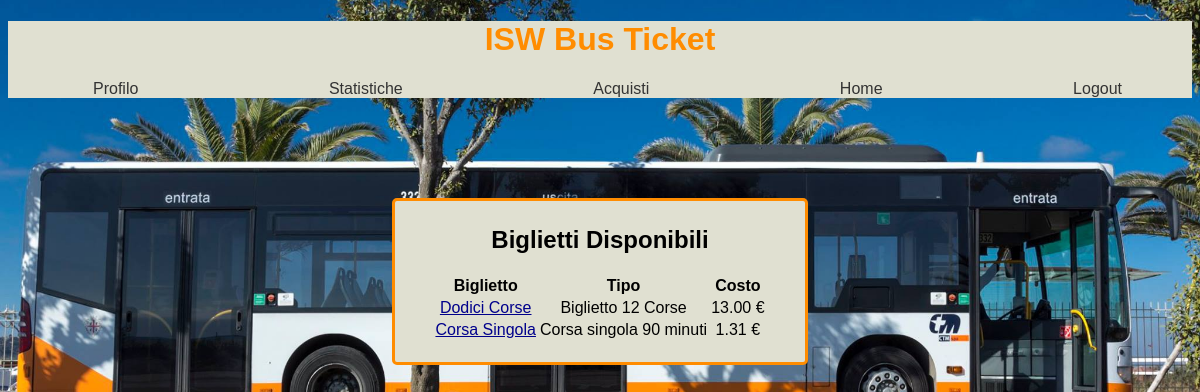
Screenshot of /tickets/ (signed in) with the database file from the repository.
### IswBus/models.py (models this page shows, shortened)
@deconstructible
class Biglietto(models.Model):
    nome = models.CharField('Nome Biglietto', max_length=50, default="Name")
    validitaGiorni = models.SmallIntegerField('Giorni di validità', default=7)
    costo = models.DecimalField('Costo Biglietto', max_digits=5, decimal_places=2, default=1.50)
    tipologia = models.CharField('Tipo Biglietto', choices=tipo_biglietto, max_length=2, default="1")
    def get_url(self):
        return reverse('buy-ticket', args=[str(self.id)])

### IswBus/views.py (the view)
# urls.py: url(r'^tickets/', views.tickets_view, name='tickets'),
@login_required
def tickets_view(request):
    tickets = Biglietto.objects.all()
    return render(request, 'available_tickets.html', {'tickets': tickets})

### IswBus/templates/available_tickets.html
{% extends 'base.html' %}
{% block content %}
    <div id = "Biglietti_disponibili">
        <h2>Biglietti Disponibili</h2>
        <table id="tabella_biglietti">
            <tr>
                <th>Biglietto</th>
                <th>Tipo</th>
                <th>Costo</th>
            </tr>
            {% for ticket in tickets %}
                <tr>
                    <td><a href="{{ ticket.get_url }}">{{ ticket.nome }}</a></td>
                    <td>{{ ticket.get_tipologia_display }}</td>
                    <td>{{ ticket.costo }} €</td>
                </tr>
            {% endfor %}
        </table>
    </div>
{% endblock %}

### IswBus/static/IswBus/style.css (style rules this page uses)
body { background-image: url("immagini/ctm_image.jpg"); background-size: cover; background-repeat: no-repeat; background-position: center; font-family: Arial, Helvetica, sans-serif; }
a { color: darkblue; }
#Biglietti_disponibili { margin:auto; text-align: center; padding:5px; width: 400px; margin-top: 100px; background-color:#e0e0d1; }
#tabella_biglietti { margin: auto; padding-bottom: 15px; }
table { margin: auto; padding-bottom: 15px; text-align: center; }
div#statistiche, div#Carte_di_credito, div#Aggiungi_carta, div#biglietti_acquistati, div#dettaglio_transazione, div#Biglietti_disponibili, div#form_login, div#form_registrazione, div#acquista_biglietto, div#modifica_carta { border: 3px solid darkorange; border-radius: 5px; }

### rows the page displays
Biglietto: nome "Dodici Corse", tipologia "Biglietto 12 Corse", costo "13.00"
Biglietto: nome "Corsa Singola", tipologia "Corsa singola 90 minuti", costo "1.31"
